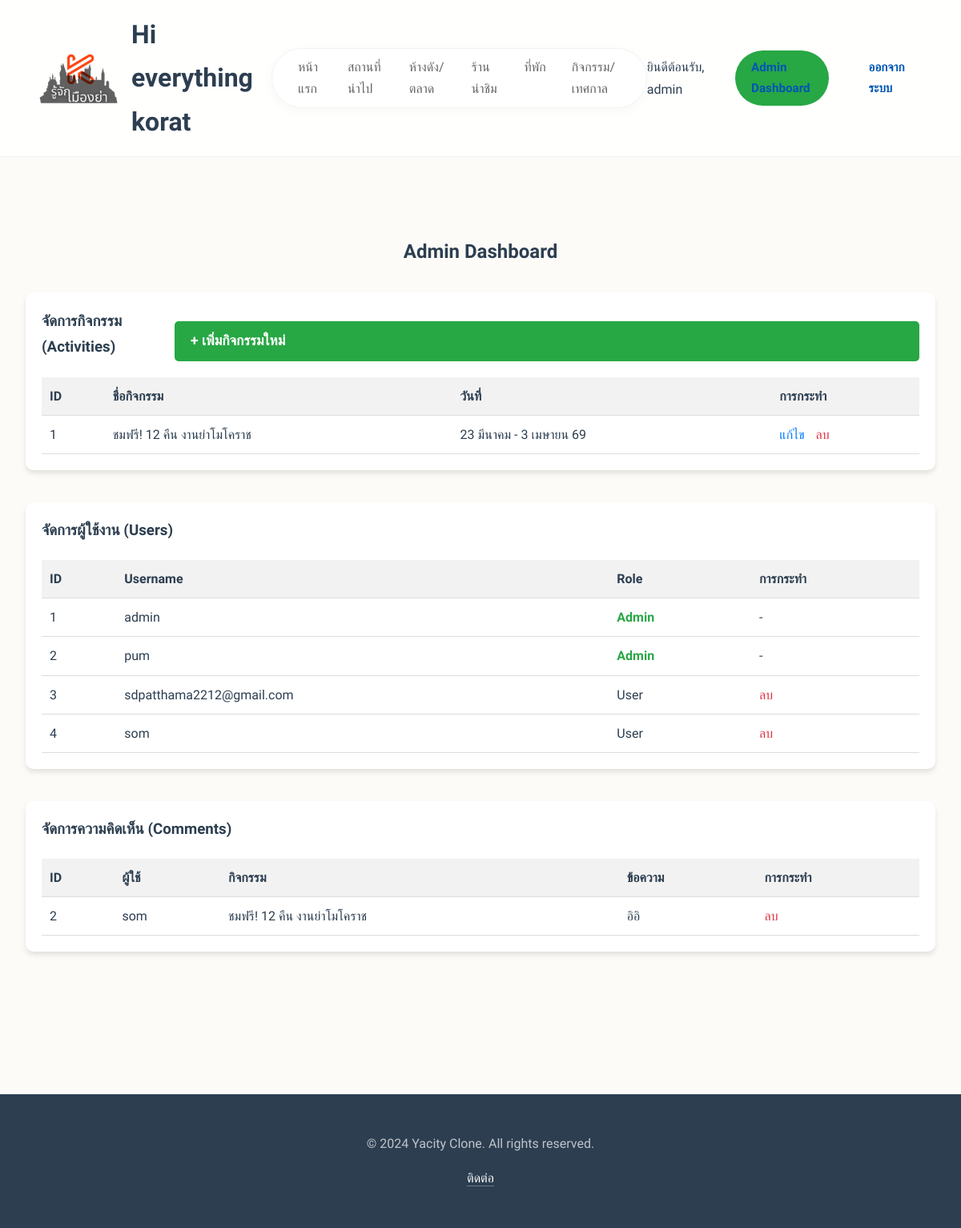
The app's page /admin/dashboard (signed in) with its own data.
### app.py (models this page shows)
class User(UserMixin, db.Model):
    id = db.Column(db.Integer, primary_key=True)  # รหัสผู้ใช้ (Primary Key)
    username = db.Column(db.String(150), unique=True, nullable=False)  # ชื่อผู้ใช้ ต้องไม่ซ้ำ
    password = db.Column(db.String(150), nullable=False)  # รหัสผ่าน เก็บแบบ hashed
    is_admin = db.Column(db.Boolean, default=False)  # ถ้าเป็น True แปลว่าเป็นแอดมิน (สิทธิ์พิเศษ)

class Activity(db.Model):
    id = db.Column(db.Integer, primary_key=True)  # รหัสกิจกรรม
    title = db.Column(db.String(200), nullable=False)  # หัวข้อ/ชื่อกิจกรรม
    date = db.Column(db.String(100), nullable=False)  # วันที่ (เก็บเป็นสตริงตามต้นฉบับ)
    description = db.Column(db.Text, nullable=False)  # รายละเอียด
    location = db.Column(db.String(300), nullable=False)  # สถานที่จัด
    map_link = db.Column(db.String(500), nullable=False)  # ลิงก์แผนที่ (เช่น Google Maps)
    image = db.Column(db.String(500), nullable=False)  # เส้นทางหรือ URL รูปภาพ
    comments = db.relationship('Comment', backref='activity', lazy=True)

class Comment(db.Model):
    id = db.Column(db.Integer, primary_key=True)  # รหัสความคิดเห็น
    content = db.Column(db.Text, nullable=False)  # ข้อความความคิดเห็น
    date_posted = db.Column(db.DateTime, nullable=False, default=datetime.utcnow)  # เวลาที่โพสต์
    user_id = db.Column(db.Integer, db.ForeignKey('user.id'), nullable=False)  # FK ไปยังตาราง user
    activity_id = db.Column(db.Integer, db.ForeignKey('activity.id'), nullable=False)  # FK ไปยัง activity
    user = db.relationship('User', backref=db.backref('comments', lazy=True))

### app.py (the view)
@app.route("/admin/dashboard")
@login_required
@admin_required
def admin_dashboard():
    users = User.query.all()
    activities = Activity.query.all()
    comments = Comment.query.all()
    return render_template('admin_dashboard.html', users=users, activities=activities, comments=comments)

### app.py (called while the page is built)
@login_manager.user_loader
def load_user(user_id):
    return User.query.get(int(user_id))

def admin_required(f):
    @wraps(f)
    def decorated_function(*args, **kwargs):
        if not current_user.is_authenticated or not current_user.is_admin:
            flash('คุณไม่มีสิทธิ์เข้าถึงหน้านี้', 'danger')
            return redirect(url_for('login'))
        return f(*args, **kwargs)
    return decorated_function

### templates/admin_dashboard.html (shortened to what this page needs)
{% extends "base.html" %}
{% block content %}
<section class="admin-dashboard-section" style="padding: 50px 0;">
    <div class="container">
        <h2 style="text-align: center; margin-bottom: 30px;">Admin Dashboard</h2>
        <div class="admin-card" style="margin-bottom: 40px; background: #fff; padding: 20px; border-radius: 10px; box-shadow: 0 4px 6px rgba(0,0,0,0.1);">
            <div style="display: flex; justify-content: space-between; align-items: center; margin-bottom: 20px;">
                <h3>จัดการกิจกรรม (Activities)</h3>
                <a href="{{ url_for('add_activity') }}" class="btn btn-primary" style="background-color: #28a745; color: white; padding: 10px 20px; text-decoration: none; border-radius: 5px;">+ เพิ่มกิจกรรมใหม่</a>
            </div>
            <table style="width: 100%; border-collapse: collapse;">
                <thead>
                    <tr style="background-color: #f2f2f2;">
                        <th style="padding: 10px; text-align: left; border-bottom: 1px solid #ddd;">ID</th>
                        <th style="padding: 10px; text-align: left; border-bottom: 1px solid #ddd;">ชื่อกิจกรรม</th>
                        <th style="padding: 10px; text-align: left; border-bottom: 1px solid #ddd;">วันที่</th>
                        <th style="padding: 10px; text-align: left; border-bottom: 1px solid #ddd;">การกระทำ</th>
                    </tr>
                </thead>
                <tbody>
                    {% for activity in activities %}
                    <tr>
                        <td style="padding: 10px; border-bottom: 1px solid #ddd;">{{ activity.id }}</td>
                        <td style="padding: 10px; border-bottom: 1px solid #ddd;">{{ activity.title }}</td>
                        <td style="padding: 10px; border-bottom: 1px solid #ddd;">{{ activity.date }}</td>
                        <td style="padding: 10px; border-bottom: 1px solid #ddd;">
                            <a href="{{ url_for('edit_activity', activity_id=activity.id) }}" style="color: #007bff; margin-right: 10px;">แก้ไข</a>
                            <a href="{{ url_for('delete_activity', activity_id=activity.id) }}" style="color: #dc3545;" onclick="return confirm('คุณแน่ใจหรือไม่ที่จะลบกิจกรรมนี้? ข้อมูลความคิดเห็นที่เกี่ยวข้องจะถูกลบด้วย');">ลบ</a>
                        </td>
                    </tr>
                    {% else %}
                    <tr>
                        <td colspan="4" style="padding: 10px; text-align: center;">ไม่มีข้อมูลกิจกรรม</td>
                    </tr>
                    {% endfor %}
                </tbody>
            </table>
        </div>
        <div class="admin-card" style="margin-bottom: 40px; background: #fff; padding: 20px; border-radius: 10px; box-shadow: 0 4px 6px rgba(0,0,0,0.1);">
            <h3>จัดการผู้ใช้งาน (Users)</h3>
            <table style="width: 100%; border-collapse: collapse; margin-top: 20px;">
                <thead>
                    <tr style="background-color: #f2f2f2;">
                        <th style="padding: 10px; text-align: left; border-bottom: 1px solid #ddd;">ID</th>
                        <th style="padding: 10px; text-align: left; border-bottom: 1px solid #ddd;">Username</th>
                        <th style="padding: 10px; text-align: left; border-bottom: 1px solid #ddd;">Role</th>
                        <th style="padding: 10px; text-align: left; border-bottom: 1px solid #ddd;">การกระทำ</th>
                    </tr>
                </thead>
                <tbody>
                    {% for user in users %}
                    <tr>
                        <td style="padding: 10px; border-bottom: 1px solid #ddd;">{{ user.id }}</td>
                        <td style="padding: 10px; border-bottom: 1px solid #ddd;">{{ user.username }}</td>
                        <td style="padding: 10px; border-bottom: 1px solid #ddd;">
                            {% if user.is_admin %}
                            <span style="color: #28a745; font-weight: bold;">Admin</span>
                            {% else %}
                            User
                            {% endif %}
                        </td>
                        <td style="padding: 10px; border-bottom: 1px solid #ddd;">
                            {% if not user.is_admin %}
                            <a href="{{ url_for('delete_user', user_id=user.id) }}" style="color: #dc3545;" onclick="return confirm('คุณแน่ใจหรือไม่ที่จะลบผู้ใช้นี้?');">ลบ</a>
                            {% else %}
                            -
                            {% endif %}
                        </td>
                    </tr>
                    {% else %}
                    <tr>
                        <td colspan="4" style="padding: 10px; text-align: center;">ไม่มีข้อมูลผู้ใช้</td>
                    </tr>
                    {% endfor %}
                </tbody>
            </table>
        </div>
        <div class="admin-card" style="margin-bottom: 40px; background: #fff; padding: 20px; border-radius: 10px; box-shadow: 0 4px 6px rgba(0,0,0,0.1);">
            <h3>จัดการความคิดเห็น (Comments)</h3>
            <table style="width: 100%; border-collapse: collapse; margin-top: 20px;">
                <thead>
                    <tr style="background-color: #f2f2f2;">
                        <th style="padding: 10px; text-align: left; border-bottom: 1px solid #ddd;">ID</th>
                        <th style="padding: 10px; text-align: left; border-bottom: 1px solid #ddd;">ผู้ใช้</th>
                        <th style="padding: 10px; text-align: left; border-bottom: 1px solid #ddd;">กิจกรรม</th>
                        <th style="padding: 10px; text-align: left; border-bottom: 1px solid #ddd;">ข้อความ</th>
                        <th style="padding: 10px; text-align: left; border-bottom: 1px solid #ddd;">การกระทำ</th>
                    </tr>
                </thead>
                <tbody>
                    {% for comment in comments %}
                    <tr>
                        <td style="padding: 10px; border-bottom: 1px solid #ddd;">{{ comment.id }}</td>
                        <td style="padding: 10px; border-bottom: 1px solid #ddd;">{{ comment.user.username }}</td>
                        <td style="padding: 10px; border-bottom: 1px solid #ddd;">{{ comment.activity.title }}</td>
                        <td style="padding: 10px; border-bottom: 1px solid #ddd;">{{ comment.content }}</td>
                        <td style="padding: 10px; border-bottom: 1px solid #ddd;">
                            <a href="{{ url_for('delete_comment', comment_id=comment.id) }}" style="color: #dc3545;" onclick="return confirm('คุณแน่ใจหรือไม่ที่จะลบความคิดเห็นนี้?');">ลบ</a>
                        </td>
                    </tr>
                    {% else %}
                    <tr>
                        <td colspan="5" style="padding: 10px; text-align: center;">ไม่มีข้อมูลความคิดเห็น</td>
                    </tr>
                    {% endfor %}
                </tbody>
            </table>
        </div>
    </div>
</section>
{% endblock %}

### templates/base.html (shortened to what this page needs)
<!DOCTYPE html>
<html lang="th">
<head>
    <link rel="stylesheet" href="{{ url_for('static', filename='style.css') }}">
</head>
<body>
    <header class="site-header">
        <div class="logo-container">
            <div class="navbar-brand">
                <img src="{{ url_for('static', filename='images/Purple Minimalist Creative Studio Logo-Photoroom - แก้ไขแล้ว.png') }}"
                    width="100px" alt="">
                <h1>Hi everything korat</h1>
            </div>
        </div>
        <nav class="main-nav">
            <ul>
                <li><a href="{{ url_for('hello_world') }}"
                        class="{% if request.endpoint == 'hello_world' %}active{% endif %}">หน้าแรก</a></li>
                <li><a href="{{ url_for('places') }}"
                        class="{% if request.endpoint == 'places' %}active{% endif %}">สถานที่น่าไป</a></li>
                <li><a href="{{ url_for('shopping') }}"
                        class="{% if request.endpoint == 'shopping' %}active{% endif %}">ห้างดัง/ตลาด</a></li>
                <li><a href="{{ url_for('restaurants') }}"
                        class="{% if request.endpoint == 'restaurants' %}active{% endif %}">ร้านน่าชิม</a></li>
                <li><a href="{{ url_for('accommodation') }}"
                        class="{% if request.endpoint == 'accommodation' %}active{% endif %}">ที่พัก</a></li>
                <li><a href="{{ url_for('activities') }}"
                        class="{% if request.endpoint == 'activities' %}active{% endif %}">กิจกรรม/เทศกาล</a></li>
            </ul>
        </nav>
        <div class="header-actions">
            {% if current_user.is_authenticated %}
            <span style="margin-right: 10px;">ยินดีต้อนรับ, {{ current_user.username }}</span>
            {% if current_user.is_admin %}
            <a href="{{ url_for('admin_dashboard') }}" class="login-btn"
                style="background-color: #28a745; margin-right: 5px;">Admin Dashboard</a>
            {% endif %}
            <a href="{{ url_for('logout') }}" class="login-btn">ออกจากระบบ</a>
            {% else %}
            <a href="{{ url_for('login') }}" class="login-btn"><i class="icon-user"></i> เข้าสู่ระบบ</a>
            <a href="{{ url_for('register') }}" class="login-btn">สมัครสมาชิก</a>
            {% endif %}
        </div>
    </header>
    <main>
        {% block content %}{% endblock %}
    </main>
    <footer class="site-footer">
        <div class="footer-content">
            <p>&copy; 2024 Yacity Clone. All rights reserved.</p>
            <a href="#">ติดต่อ</a>
        </div>
    </footer>
</body>
</html>

### static/style.css (style rules this page uses)
:root { --bg-primary: #fdfbf7; --bg-secondary: #f4efe4; --text-color: #2c3e50; --text-light: #666; --accent-blue: #0056b3; --accent-red: #d32f2f; --accent-orange: #f57c00; --white: #ffffff; --shadow-soft: 0 10px 30px rgba(0, 0, 0, 0.05); --shadow-hover: 0 15px 40px rgba(0, 0, 0, 0.1); --radius-lg: 24px; --radius-md: 16px; --font-heading: 'Amatic SC', cursive; --font-body: 'Bai Jamjuree', sans-serif; --transition-fast: 0.3s ease; }
* { box-sizing: border-box; margin: 0; padding: 0; }
body { font-family: var(--font-body); background-color: var(--bg-primary); color: var(--text-color); line-height: 1.7; -webkit-font-smoothing: antialiased; }
a { text-decoration: none; color: inherit; transition: var(--transition-fast); }
ul { list-style: none; }
.site-header { display: flex; align-items: center; justify-content: space-between; padding: 1rem 3rem; position: sticky; top: 0; background-color: rgba(255, 255, 255, 0.85); backdrop-filter: blur(12px); -webkit-backdrop-filter: blur(12px); z-index: 1000; border-bottom: 1px solid rgba(0, 0, 0, 0.05); transition: all 0.3s ease; }
.main-nav { background-color: rgba(255, 255, 255, 0.8); padding: 0.6rem 2rem; border-radius: 50px; box-shadow: 0 4px 15px rgba(0, 0, 0, 0.03); border: 1px solid rgba(0, 0, 0, 0.05); }
.main-nav ul { display: flex; gap: 2rem; }
.main-nav a { font-size: 1rem; font-weight: 500; color: var(--text-light); position: relative; padding: 0.2rem 0; }
.main-nav a::after { content: ''; position: absolute; width: 0; height: 2px; bottom: 0; left: 0; background-color: var(--accent-blue); transition: width 0.3s; }
.header-actions { display: flex; align-items: center; gap: 1.5rem; }
.login-btn { font-size: 0.95rem; color: var(--accent-blue); font-weight: 600; padding: 0.5rem 1.2rem; border: 1px solid transparent; border-radius: 50px; }
.container { max-width: 1200px; margin: 3rem auto; padding: 0 2rem; }
.site-footer { background: var(--text-color); color: rgba(255, 255, 255, 0.7); text-align: center; padding: 3rem 1rem; margin-top: 5rem; }
.site-footer p { margin-bottom: 1rem; }
.site-footer a { color: var(--white); border-bottom: 1px solid rgba(255, 255, 255, 0.3); }
.btn-primary { width: 100%; padding: 0.8rem; border: none; border-radius: var(--radius-md); background-color: var(--accent-blue); color: var(--white); font-size: 1.1rem; font-weight: 600; cursor: pointer; transition: background-color var(--transition-fast); margin-top: 1rem; }
.navbar-brand { display: flex; align-items: center; gap: 1rem; }

### records on screen
User: username "admin", id "1", is_admin "Admin"
Activity: id "1", title "ชมฟรี! 12 คืน งานย่าโมโคราช", date "23 มีนาคม - 3 เมษายน 69"
User: id "2", username "pum", is_admin "Admin"
User: id "3", username "sdpatthama2212@gmail.com", is_admin "User"
User: id "4", username "som", is_admin "User"
Comment: id "2", user.username "som", activity "ชมฟรี! 12 คืน งานย่าโมโคราช", content "อิอิ"
